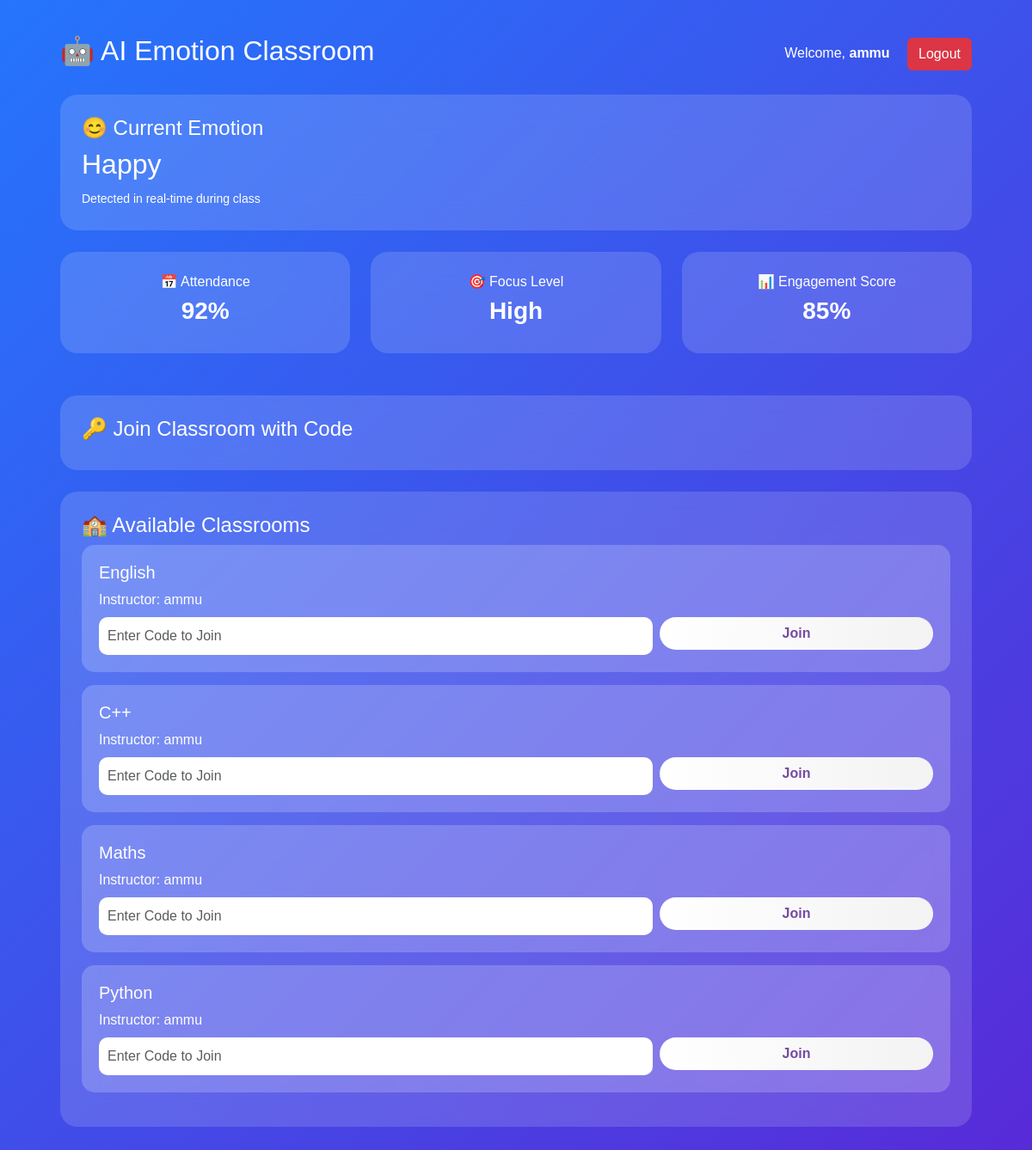
The app's page /student/dashboard/ (signed in) with its own data.
### emotionapp/models.py (models this page shows, shortened)
class CustomUser(AbstractUser):
    ROLE_CHOICES = (
        ('teacher', 'Teacher'),
        ('student', 'Student'),
    )
    role = models.CharField(max_length=10, choices=ROLE_CHOICES, default='student')
    is_active_student = models.BooleanField(default=True)

class Classroom(models.Model):
    title = models.CharField(max_length=100)
    code = models.CharField(max_length=20)
    teacher = models.ForeignKey(CustomUser, on_delete=models.CASCADE)

### emotionapp/views.py (the view)
# urls.py: path('student/dashboard/', views.student_dashboard, name='student_dashboard'),
@login_required
def student_dashboard(request):
    classrooms = Classroom.objects.all()
    return render(request, "student_dashboard.html", {"classrooms": classrooms})

### templates/student_dashboard.html (shortened to what this page needs)
<!DOCTYPE html>
<html lang="en">
<head>
    <link href="https://cdn.jsdelivr.net/npm/bootstrap@5.3.0/dist/css/bootstrap.min.css" rel="stylesheet">
</head>
<body>
<div class="dashboard-container container">
    <div class="d-flex justify-content-between align-items-center mb-4">
        <h2>🤖 AI Emotion Classroom</h2>
        <div>
            Welcome, <strong>{{ request.user.username }}</strong>
            <a href="{% url 'logout' %}" class="btn btn-danger ms-3">
                Logout
            </a>
        </div>
    </div>
    <div class="card-box">
        <h4>😊 Current Emotion</h4>
        <h2>
            {{ latest_emotion|default:"Happy" }}
        </h2>
        <small>Detected in real-time during class</small>
    </div>
    <div class="row">
        <div class="col-md-4">
            <div class="card-box stat-card">
                <h6>📅 Attendance</h6>
                <h3>{{ attendance|default:"92%" }}</h3>
            </div>
        </div>
        <div class="col-md-4">
            <div class="card-box stat-card">
                <h6>🎯 Focus Level</h6>
                <h3>{{ focus_level|default:"High" }}</h3>
            </div>
        </div>
        <div class="col-md-4">
            <div class="card-box stat-card">
                <h6>📊 Engagement Score</h6>
                <h3>{{ engagement|default:"85%" }}</h3>
            </div>
        </div>
    </div>
    <div class="card-box mt-4">
        <h4>🔑 Join Classroom with Code</h4>
    </div>
    <div class="card-box">
        <h4>🏫 Available Classrooms</h4>
        {% for classroom in classrooms %}
        <div class="class-item">
            <h5>{{ classroom.title }}</h5>
            <p class="mb-2">Instructor: {{ classroom.teacher }}</p>
            <form method="post" action="{% url 'join_class' classroom.id %}">
                <div class="row g-2">
                    <div class="col-md-8">
                        <input type="text" name="code"
                               placeholder="Enter Code to Join"
                               class="form-control" required>
                    </div>
                    <div class="col-md-4">
                        <button class="btn btn-join w-100">
                            Join
                        </button>
                    </div>
                </div>
            </form>
        </div>
        {% empty %}
        <p>No classrooms available.</p>
        {% endfor %}
    </div>
</div>
</body>
</html>

### templates/student_dashboard.html (style rules this page uses)
body { margin: 0; font-family: 'Poppins', sans-serif; background: linear-gradient(-45deg, #667eea, #764ba2, #6a11cb, #2575fc); background-size: 400% 400%; animation: gradientBG 12s ease infinite; color: white; min-height: 100vh; }
.dashboard-container { padding: 40px; }
.card-box { background: rgba(255,255,255,0.15); backdrop-filter: blur(20px); border-radius: 20px; padding: 25px; margin-bottom: 25px; transition: 0.3s ease; }
.stat-card { text-align: center; }
.stat-card h3 { font-weight: bold; }
.btn-join { background: linear-gradient(90deg, #ffffff, #f3f3f3); color: #764ba2; font-weight: bold; border-radius: 30px; transition: 0.3s; }
.class-item { background: rgba(255,255,255,0.2); padding: 20px; border-radius: 15px; margin-bottom: 15px; transition: 0.3s; }
.form-control { border-radius: 10px; border: none; padding: 10px; }

### records on screen
CustomUser: user.username "ammu"
Classroom: title "English", teacher "ammu"
Classroom: title "C++", teacher "ammu"
Classroom: title "Maths", teacher "ammu"
Classroom: title "Python", teacher "ammu"

### other values on screen
{{ latest_emotion|default:"Happy" }} "Happy"
{{ attendance|default:"92%" }} "92%"
{{ focus_level|default:"High" }} "High"
{{ engagement|default:"85%" }} "85%"
